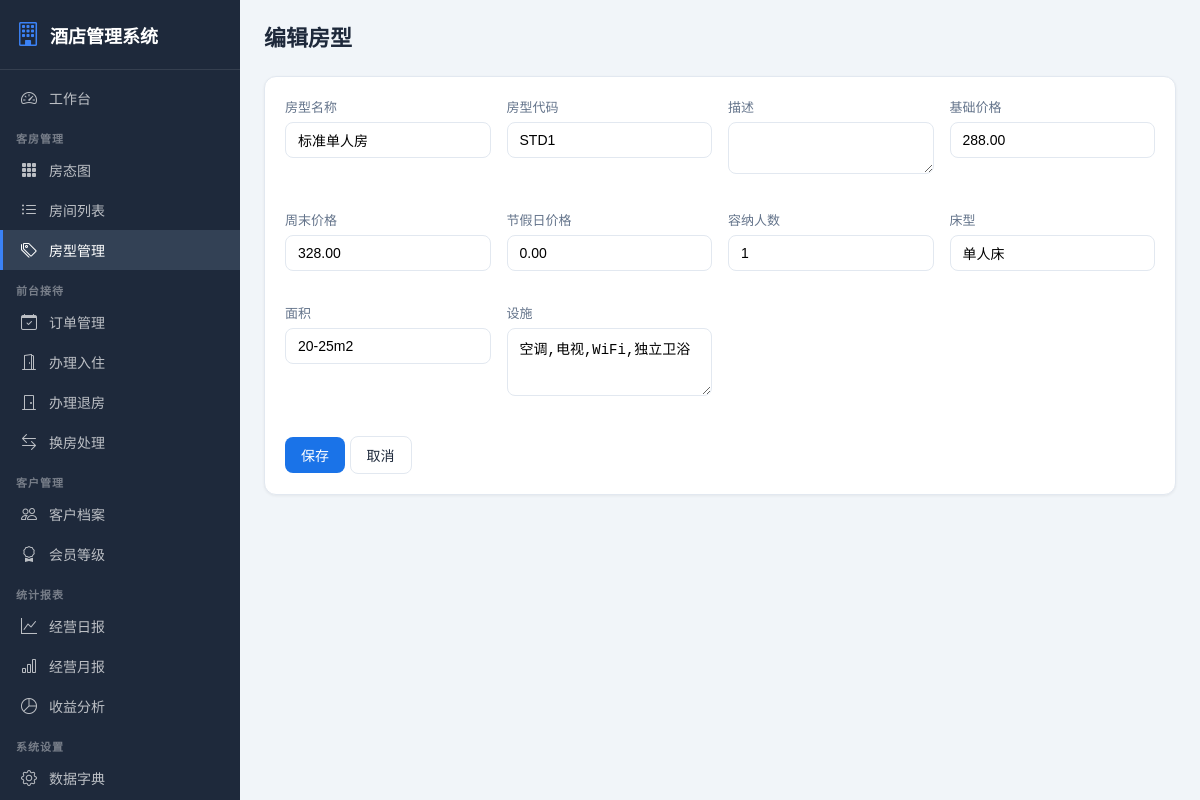
The app's page /rooms/types/1/edit/ (signed in) with its own data.
### rooms/models.py (models this page shows, shortened)
class RoomType(models.Model):
    name = models.CharField(verbose_name="房型名称", max_length=50, unique=True)
    code = models.CharField(verbose_name="房型代码", max_length=20, unique=True)
    description = models.TextField(verbose_name="描述", blank=True)
    base_price = models.DecimalField(verbose_name="基础价格", max_digits=10, decimal_places=2)
    weekend_price = models.DecimalField(verbose_name="周末价格", max_digits=10, decimal_places=2, default=0)
    holiday_price = models.DecimalField(verbose_name="节假日价格", max_digits=10, decimal_places=2, default=0)
    capacity = models.IntegerField(verbose_name="容纳人数", default=2)
    bed_type = models.CharField(verbose_name="床型", max_length=50, default="大床")
    area = models.CharField(verbose_name="面积", max_length=20, blank=True)
    amenities = models.TextField(verbose_name="设施", blank=True)
    created_at = models.DateTimeField(verbose_name="创建时间", auto_now_add=True)
    class Meta:
        verbose_name = "房型"
        verbose_name_plural = "房型管理"

### rooms/views.py (the view)
# urls.py: path("types/<int:pk>/edit/", views.room_type_edit, name="room_type_edit"),
@login_required
def room_type_edit(request, pk):
    rt = get_object_or_404(RoomType, pk=pk)
    if request.method == "POST":
        form = RoomTypeForm(request.POST, instance=rt)
        if form.is_valid():
            form.save()
            log_operation(request.user, "编辑房型", f"编辑房型: {rt.name}", request)
            messages.success(request, "房型更新成功")
            return redirect("rooms:room_type_list")
    else:
        form = RoomTypeForm(instance=rt)
    return render(request, "rooms/room_type_form.html", {"form": form, "action": "编辑"})

### rooms/forms.py
class RoomTypeForm(forms.ModelForm):
    class Meta:
        model = RoomType
        fields = "__all__"
        widgets = {
            "name": forms.TextInput(attrs={"class":"form-control"}),
            "code": forms.TextInput(attrs={"class":"form-control"}),
            "description": forms.Textarea(attrs={"class":"form-control","rows":2}),
            "base_price": forms.NumberInput(attrs={"class":"form-control","step":"0.01"}),
            "weekend_price": forms.NumberInput(attrs={"class":"form-control","step":"0.01"}),
            "holiday_price": forms.NumberInput(attrs={"class":"form-control","step":"0.01"}),
            "capacity": forms.NumberInput(attrs={"class":"form-control"}),
            "bed_type": forms.TextInput(attrs={"class":"form-control"}),
            "area": forms.TextInput(attrs={"class":"form-control"}),
            "amenities": forms.Textarea(attrs={"class":"form-control","rows":3}),
        }

### rooms/templates/rooms/room_type_form.html (shortened to what this page needs)
{% extends 'base.html' %}
{% block content %}
<div class="page-header"><h1>{{ action }}房型</h1></div>
<div class="card"><div class="card-body">
<form method="post">{% csrf_token %}
<div class="form-row">
{% for field in form %}
<div class="form-group"><label class="form-label">{{ field.label }}</label>{{ field }}</div>
{% endfor %}
</div>
<div style="margin-top:20px">
    <button type="submit" class="btn btn-primary">保存</button>
    <a href="{% url 'rooms:room_type_list' %}" class="btn btn-outline">取消</a>
</div>
</form></div></div>
{% endblock %}

### static/css/style.css (style rules this page uses)
:root { --primary: #1a73e8; --primary-dark: #1557b0; --sidebar-bg: #1e293b; --sidebar-hover: #334155; --bg: #f1f5f9; --card-bg: #ffffff; --text: #1e293b; --text-light: #64748b; --border: #e2e8f0; --success: #10b981; --warning: #f59e0b; --danger: #ef4444; --info: #3b82f6; }
* { margin: 0; padding: 0; box-sizing: border-box; }
body { font-family: -apple-system, BlinkMacSystemFont, "Segoe UI", Roboto, "PingFang SC", "Microsoft YaHei", sans-serif; background: var(--bg); color: var(--text); display: flex; min-height: 100vh; }
.page-header { display: flex; justify-content: space-between; align-items: center; margin-bottom: 24px; }
.page-header h1 { font-size: 22px; font-weight: 700; }
.card { background: var(--card-bg); border-radius: 12px; box-shadow: 0 1px 3px rgba(0,0,0,0.06); border: 1px solid var(--border); margin-bottom: 16px; }
.card-body { padding: 20px; }
.btn { display: inline-flex; align-items: center; gap: 6px; padding: 8px 16px; border-radius: 8px; font-size: 14px; font-weight: 500; border: none; cursor: pointer; text-decoration: none; transition: all 0.15s; }
.btn-primary { background: var(--primary); color: #fff; }
.btn-outline { background: transparent; border: 1px solid var(--border); color: var(--text); }
.form-group { margin-bottom: 16px; }
.form-label { display: block; margin-bottom: 6px; font-size: 13px; font-weight: 500; color: var(--text-light); }
.form-control { width: 100%; padding: 9px 12px; border: 1px solid var(--border); border-radius: 8px; font-size: 14px; transition: border-color 0.15s; }
.form-row { display: grid; grid-template-columns: repeat(auto-fit, minmax(200px, 1fr)); gap: 16px; }

### records on screen
RoomType: form "标准单人房" "STD1" "288.00" "328.00" "0.00" "1" "单人床" "20-25m2" "空调,电视,WiFi,独立卫浴"

### other values on screen
{{ action }} "编辑"
{{ field.label }} "房型名称" "房型代码" "描述" "基础价格" "周末价格" "节假日价格" "容纳人数" "床型" "面积" "设施"
